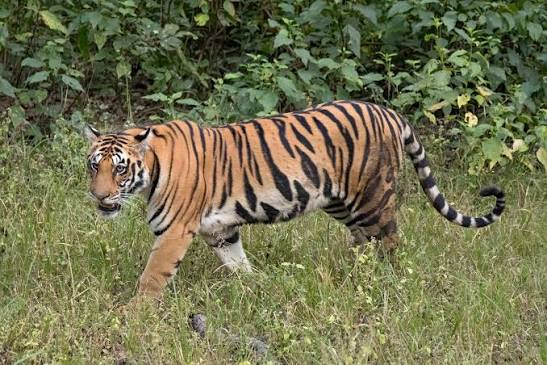
#> input picture class 35/tiger.jpg, 547 x 365 px, found by its file name
$ python homework.py
#> lines starting #> are read from the running program, lines starting #| are printed output that depends on the picture
import cv2
import numpy as np

tigerimage = cv2.imread("class 35\\tiger.jpg")
#> tigerimage is the input picture: shape (365, 547, 3); mean B, G, R 80, 114.2, 114.3
cv2.imshow("tiger", tigerimage)
cv2.waitKey(0)
cv2.destroyAllWindows()
resizeimg = cv2.resize(tigerimage, (500, 500))
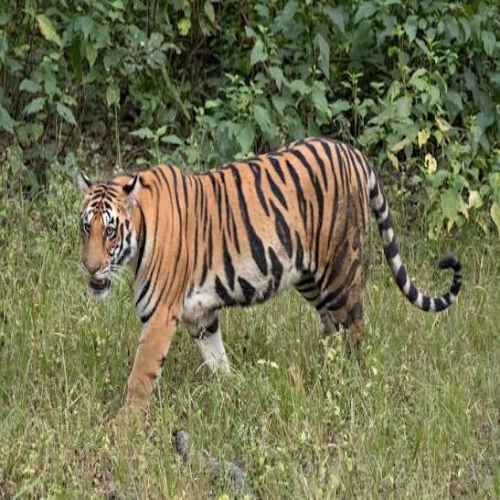
#> resizeimg: shape (500, 500, 3); mean B, G, R 79.9, 114, 114.2
cv2.imshow("resized image", resizeimg)
cv2.waitKey(0)
cv2.destroyAllWindows()

borderimg = cv2.copyMakeBorder(resizeimg, 20, 20, 20, 20, borderType=cv2.BORDER_CONSTANT, value=(255, 0, 0))
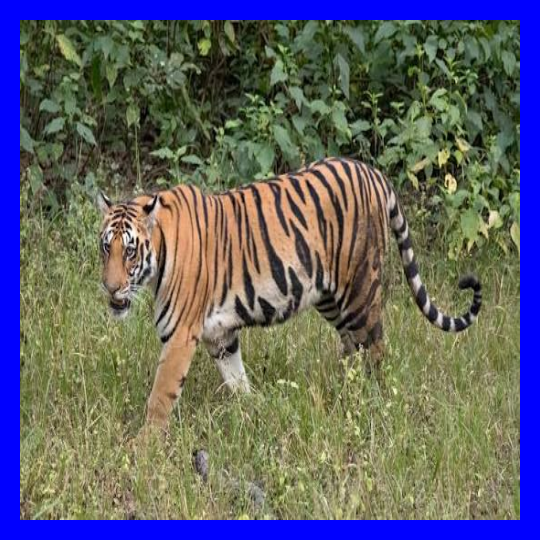
#> borderimg: shape (540, 540, 3); mean B, G, R 104.9, 97.8, 97.9

cv2.imshow("bordered image", borderimg)
cv2.waitKey(0)
cv2.destroyAllWindows()
greyimg = cv2.cvtColor(resizeimg, cv2.COLOR_BGR2GRAY)
cv2.imshow("grey image", greyimg)
cv2.waitKey(0)
cv2.destroyAllWindows()
hsvimg = cv2.cvtColor(resizeimg, cv2.COLOR_BGR2HSV)
#> hsvimg: shape (500, 500, 3); mean H, S, V 33.3, 92.4, 120.2
cv2.imshow("hsv image", hsvimg)
cv2.waitKey(0)
cv2.destroyAllWindows()
b, g, r = cv2.split(resizeimg)
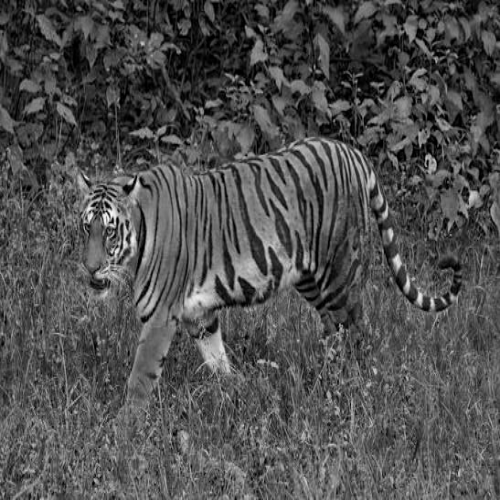
#> b: shape (500, 500); min 0, max 250, mean 79.9
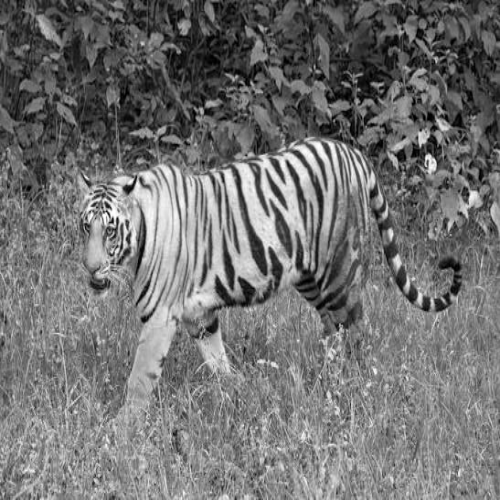
#> r: shape (500, 500); min 0, max 255, mean 114.2
zeroarray = np.zeros_like(b)
blueimg = cv2.merge([b, zeroarray, zeroarray])
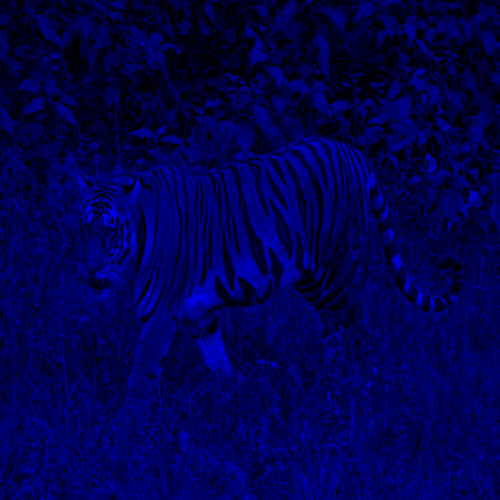
#> blueimg: shape (500, 500, 3); mean of channels 0, 1, 2 79.9, 0, 0; drawn as B, G, R
cv2.imshow("blue image", blueimg)
cv2.waitKey(0)
cv2.destroyAllWindows()

redimg=cv2.merge([zeroarray,zeroarray,r])
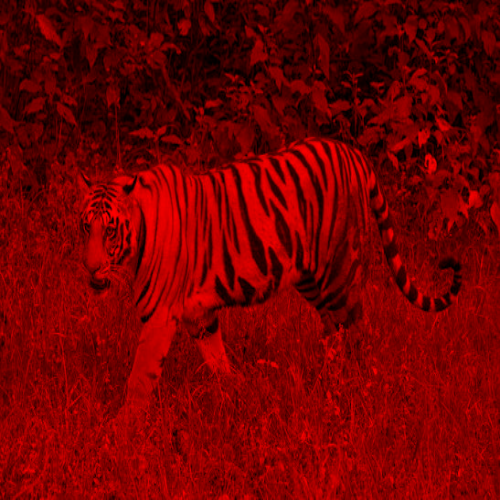
#> redimg: shape (500, 500, 3); mean of channels 0, 1, 2 0, 0, 114.2; drawn as B, G, R
cv2.imshow("red image", redimg)
cv2.waitKey(0)
cv2.destroyAllWindows()

greenimg=cv2.merge([zeroarray,g,zeroarray])
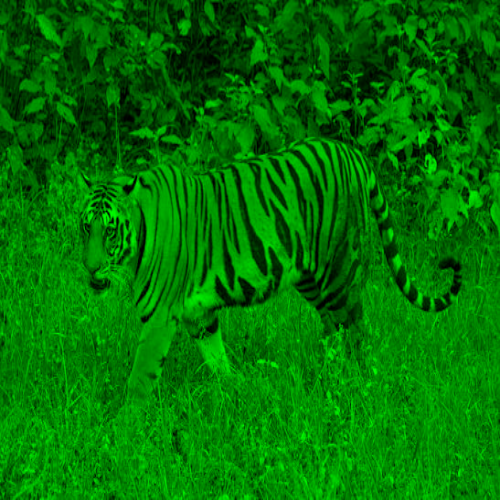
#> greenimg: shape (500, 500, 3); mean of channels 0, 1, 2 0, 114, 0; drawn as B, G, R
cv2.imshow("green image", greenimg)
cv2.waitKey(0)
cv2.destroyAllWindows()
